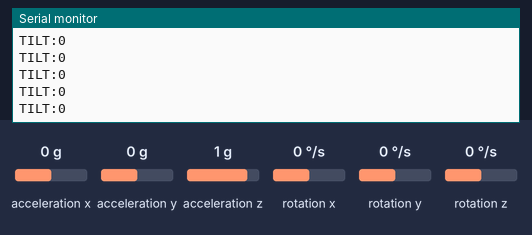
The sketch below on a simulated ESP32. Shown: the last lines printed to the serial monitor. The inputs (shaded band) are chosen by the test bench; at power-on: acceleration x 0 g, acceleration y 0 g, acceleration z 1 g, rotation x 0 °/s, rotation y 0 °/s, rotation z 0 °/s.

Above: at 1.2 s.
1.3 s: acceleration x set to -1.4 g
At 1.49 s:
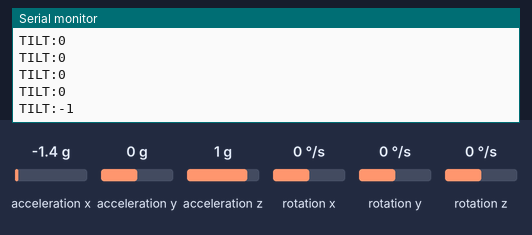
2.8 s: acceleration x set to 0.8 g
At 3.06 s:
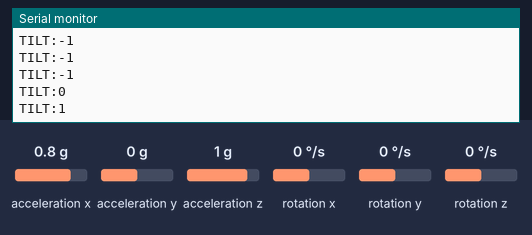
Timing chart, 0 to 5.8 s (numbered marks = the images above; inputs shaded):
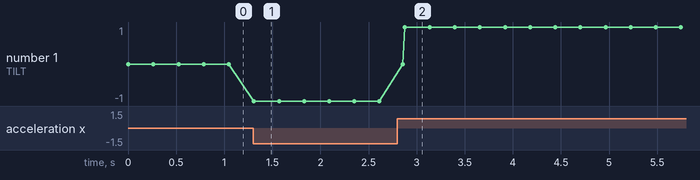

Measured:
- after the input at 1.3 s, the serial monitor: prints a new line at once (image 1)
- after the input at 2.8 s, the serial monitor: prints a new line after 0.08 s (image 2)
- plotted number 1: 0 → -1 after the input at 1.3 s, -1 → 1 after the input at 2.8 s

The sketch:

sketch_nov9a.ino
```cpp
#include <Wire.h>
#include <MPU6050.h>

MPU6050 mpu;

// --- Parâmetros de calibração ---
const int   THRESHOLD   = 3000;   // sensibilidade (ajuste)
const int   N_MEDIA     = 5;      // tamanho da média móvel
const int   DEADBAND    = 500;    // histerese para não oscilar
const unsigned long INTERVALO_MS = 20;  // 50 leituras por segundo
const unsigned long REENVIO_MS = 250;  // repete o estado para sincronizar com o jogo

int buf[N_MEDIA];
int idx = 0;
int dirAnterior = 0;
unsigned long ultimoEnvio = 0;
unsigned long ultimoTilt = 0;

void setup() {
    Serial.begin(9600);
    Wire.begin(21, 22);   // SDA = 21, SCL = 22 (ESP32)

    mpu.initialize();
    if (!mpu.testConnection()) {
        Serial.println("ERRO: MPU6050 nao respondeu");
        while (1) { delay(1000); }
    }
    for (int i = 0; i < N_MEDIA; i++) buf[i] = 0;
    Serial.println("READY");
    Serial.println("TILT:0");
}

void loop() {
    if (millis() - ultimoEnvio < INTERVALO_MS) return;
    ultimoEnvio = millis();

    int16_t ax, ay, az;
    mpu.getAcceleration(&ax, &ay, &az);

    // média móvel do eixo X
    buf[idx] = ax;
    idx = (idx + 1) % N_MEDIA;
    long soma = 0;
    for (int i = 0; i < N_MEDIA; i++) soma += buf[i];
    int media = (int)(soma / N_MEDIA);

    // histerese
    int dir = 0;
    if (media >  THRESHOLD + DEADBAND) dir = 1;
    else if (media < -THRESHOLD - DEADBAND) dir = -1;
    else if (media > -THRESHOLD && media < THRESHOLD) dir = 0;
    else dir = dirAnterior;  // dentro da zona morta, mantém o estado

    if (dir != dirAnterior || millis() - ultimoTilt >= REENVIO_MS) {
        Serial.print("TILT:");
        Serial.println(dir);
        dirAnterior = dir;
        ultimoTilt = millis();
    }
}
```
